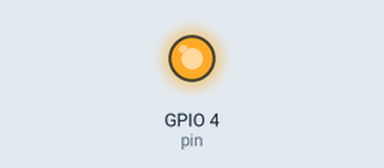
Recording of a program running on a simulated Raspberry Pi (BCM pin numbers). Shown: output pins drawn as LEDs (lit = HIGH).

Above: at 0.2 s.
At 4.7 s:
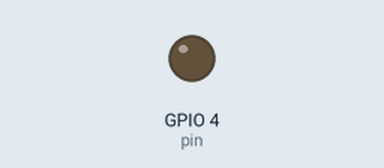
Timing chart, 0 to 5.2 s (numbered marks = the images above):
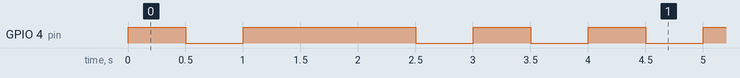

Measured:
- by itself, GPIO 4 (pin): repeats every 4.0 s: LOW 0.50 s, HIGH 1.5 s, 2 × (LOW 0.50 s, HIGH 0.50 s)
- by itself, everything shown: repeats every 4.0 s, in 6 steps

The program:

Ex6.py
```python
import time
import RPi.GPIO as GPIO

pin = 4
GPIO.setwarnings(False)
GPIO.setmode(GPIO.BCM)
GPIO.setup(pin, GPIO.OUT)

sequence = [.5, 1.5, .5]
while True:
    for duration in sequence:
        GPIO.output(pin, GPIO.HIGH)
        time.sleep(duration)
        GPIO.output(pin, GPIO.LOW)
        time.sleep(.5)
```
